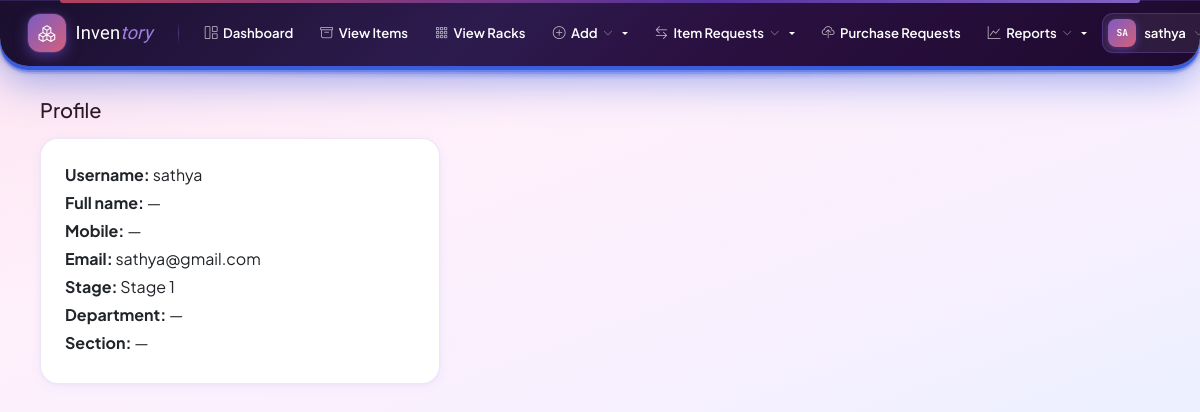
The page /profile/ (signed in) on the database its author committed.
### inventory/models.py (models this page shows, shortened)
class User(AbstractUser):
    REQUIRED_FIELDS = ['email']
    stage = models.PositiveSmallIntegerField(default=1)
    full_name = models.CharField(max_length=200, blank=True, default='')
    mobile_number = models.CharField(max_length=30, blank=True, default='')
    category = models.CharField(
        max_length=50,
        blank=True,
        null=True
    )
    admin_section = models.CharField(
        max_length=100,
        blank=True,
        null=True
    )
    admin_department = models.CharField(
        max_length=100,
        blank=True,
        null=True
    )
    department = models.CharField(
        max_length=100,
        blank=True,
        null=True
    )
    section = models.CharField(
        max_length=100,
        blank=True,
        null=True
    )
    is_active = models.BooleanField(
        default=True,
        help_text='Designates whether this user should be treated as active.'
    )
    def is_stage1(self):
        return self.is_superuser or self.stage == 1
    def can_edit(self):
        return self.is_stage1() or self.is_stage2()
    def can_approve_issue_requests(self):
        return self.is_stage1() or self.is_stage2()
    def can_request_issue(self):
        return True  # all stages allowed
    def can_issue_items(self):
        return self.is_stage1() or self.is_stage2()
    def can_manage_users(self):
        return self.is_stage1()
    def allowed_categories(self):
        if self.is_stage1() or self.is_stage2():
            return [choice[0] for choice in CATEGORY_CHOICES]
        return []  # Stage 3 has no category access
    class Meta:
        verbose_name = 'User'
        verbose_name_plural = 'Users'

### inventory/views.py (the view)
# urls.py: path('profile/', views.profile, name='profile'),
@login_required
def profile(request):
    return render(request, 'inventory/profile.html')

### inventory/context_processors.py (called while the page is built, shortened)
def stage_permissions(request):
    if request.user.is_authenticated:
        choices = dict(CATEGORY_CHOICES)
        allowed = request.user.allowed_categories()
        return {
            'user_can_edit': request.user.can_edit(),
            'user_can_request_issue': request.user.can_request_issue(),
            'user_can_approve_issue_requests': request.user.can_approve_issue_requests(),
            'user_can_issue_items': request.user.can_issue_items(),
            'user_can_manage_users': request.user.can_manage_users(),
            'user_is_stage1': request.user.is_stage1(),
            'user_allowed_categories': allowed,
            'category_display': choices,
            'navbar_categories': [{'slug': c, 'name': choices.get(c, c)} for c in allowed],
        }

### inventory/templates/inventory/profile.html (shortened to what this page needs)
{% extends 'inventory/base.html' %}
{% block content %}
<div class="container-fluid">
    <h5 class="mb-3">Profile</h5>
    <div class="card" style="max-width: 400px;">
        <div class="card-body">
            <p class="mb-1"><strong>Username:</strong> {{ user.username }}</p>
            <p class="mb-1"><strong>Full name:</strong> {{ user.full_name|default:"—" }}</p>
            <p class="mb-1"><strong>Mobile:</strong> {{ user.mobile_number|default:"—" }}</p>
            <p class="mb-1"><strong>Email:</strong> {{ user.email|default:"—" }}</p>
            <p class="mb-1"><strong>Stage:</strong> Stage {{ user.stage }}</p>
            <p class="mb-1"><strong>Department:</strong> {{ user.department|default:"—" }}</p>
            <p class="mb-1"><strong>Section:</strong> {{ user.section|default:"—" }}</p>
        </div>
    </div>
</div>
{% endblock %}

### inventory/templates/inventory/base.html (shortened to what this page needs)
{% load static %}
<!DOCTYPE html>
<html lang="en">
<head>
    <link href="https://cdn.jsdelivr.net/npm/bootstrap@5.3.2/dist/css/bootstrap.min.css" rel="stylesheet">
    <link href="https://cdn.jsdelivr.net/npm/bootstrap-icons@1.11.1/font/bootstrap-icons.css" rel="stylesheet">
</head>
<body>
    {% if user.is_authenticated %}
    <nav class="top-navbar">
        <a href="{% url 'inventory:dashboard' %}" class="nb-brand">
            <div class="nb-brand-icon"><i class="bi bi-boxes"></i></div>
            <span class="nb-brand-name">Inven<span>tory</span></span>
        </a>
        <a class="nb-link" href="{% url 'inventory:dashboard' %}">
            <i class="bi bi-grid-1x2"></i> Dashboard
        </a>
        <a class="nb-link" href="{% url 'inventory:view_items' %}">
            <i class="bi bi-archive"></i> View Items
        </a>
        {% if user.stage == 1 or user.stage == 2 %}
        <a class="nb-link" href="{% url 'inventory:view_racks' %}">
            <i class="bi bi-grid-3x3-gap"></i> View Racks
        </a>
        {% endif %}
        {% if user_can_edit %}
        <div class="dropdown">
            <a class="nb-link dropdown-toggle" href="#" data-bs-toggle="dropdown">
                <i class="bi bi-plus-circle"></i> Add <i class="bi bi-chevron-down"></i>
            </a>
        </div>
        {% endif %}
        {% if user_can_request_issue or user_can_approve_issue_requests or user_can_issue_items %}
        {% if user.stage == 3 %}
        <a class="nb-link" href="{% url 'inventory:issue_requests' %}">
            <i class="bi bi-arrow-left-right"></i> Item Requests
        </a>
        {% else %}
        <div class="dropdown">
            <a class="nb-link dropdown-toggle" href="#" data-bs-toggle="dropdown">
                <i class="bi bi-arrow-left-right"></i> Item Requests <i class="bi bi-chevron-down"></i>
            </a>
        </div>
        {% endif %}
        {% endif %}
        {% if user.stage != 3 %}
        <a class="nb-link" href="{% url 'inventory:management_upload_requests' %}">
            <i class="bi bi-cloud-upload"></i> Purchase Requests
        </a>
        {% endif %}
        {% if user_can_manage_users %}
        <div class="dropdown">
            <a class="nb-link dropdown-toggle" href="#" data-bs-toggle="dropdown">
                <i class="bi bi-graph-up"></i> Reports <i class="bi bi-chevron-down"></i>
            </a>
        </div>
        {% endif %}
        <div class="nb-right">
            <div class="dropdown">
                <a class="nb-user-btn dropdown-toggle" href="#" data-bs-toggle="dropdown">
                    <div class="nb-user-avatar">{{ user.username|slice:":2"|upper }}</div>
                    {{ user.username }}
                    <i class="bi bi-chevron-down"></i>
                </a>
            </div>
        </div>
    </nav>
    {% endif %}
    <main class="{% if user.is_authenticated %}main-wrap{% endif %}">
        {% block content %}{% endblock %}
    </main>
</body>
</html>

### rows shown on the page
User: username "SA", username "sathya", full_name "—", mobile_number "—", email "sathya@gmail.com", stage "1", department "—", section "—"
